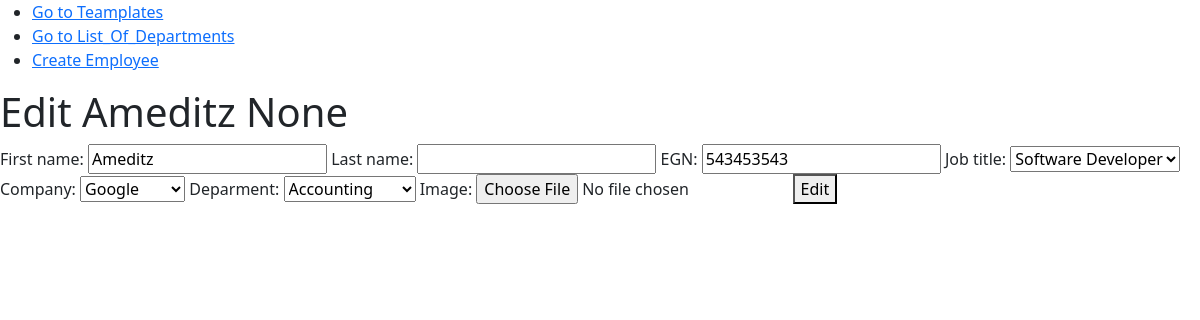
/department/edit/4/, run on an earlier commit of the app's database.
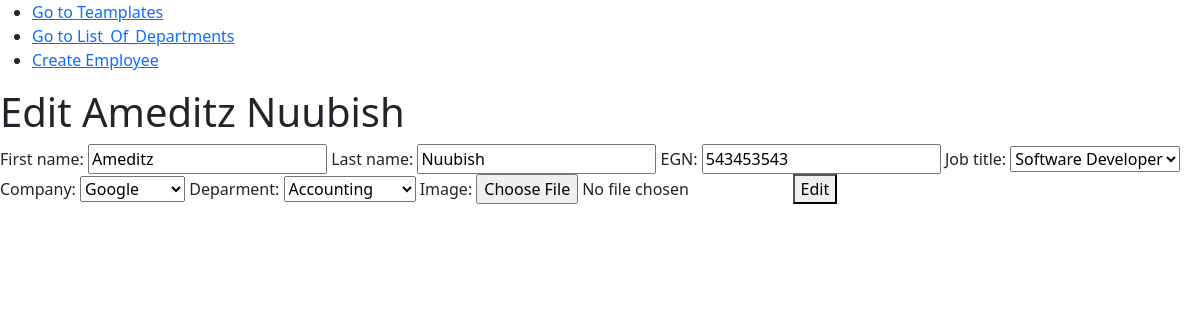
And on a later commit of the database.
### employees/models.py (models this page shows, shortened)
class Employee(models.Model):
    SOFTWARE_DEVELOPER = 1
    QA_ENGINEER=2
    DEVOPS_SPECIALIST = 3
    SOFT_UNI = 'Softuni'
    GOOGLE = 'Google'
    FACEBOOK = 'FACEBOOK'
    COMPANIES=(
        SOFT_UNI,
        GOOGLE,
        FACEBOOK,
    )
    first_name= models.CharField(
        max_length=30,
    )
    last_name=models.CharField(
        max_length=40,
        null=True,
        blank=True,
    )
    egn = models.CharField(
        default='',
        max_length=10,
        unique=True,
        verbose_name='EGN',
        validators=[MinLengthValidator(10)]
    )
    job_title=models.IntegerField(
        default='',
        choices=(
            (SOFTWARE_DEVELOPER,'Software Developer'),
            (QA_ENGINEER,'QA Engineer'),
            (DEVOPS_SPECIALIST,'DevOps Specialist')
        )
    )
    company = models.CharField(
        max_length=max(len(c) for c in COMPANIES),
        choices=((c,c) for c in COMPANIES)
    )
    deparment = models.ForeignKey(Department,on_delete=models.CASCADE)
    image = models.ImageField(
        null=True,
        blank=True,
        upload_to='profiles',
    )
    class Meta:
        ordering = ('id',)

### employees/views.py (the view)
# urls.py: path('edit/<int:pk>/',edit_employee,name='edit_employee')
def edit_employee(request,pk):
    employee = Employee.objects.get(pk=pk)
    if request.method == 'POST':
        employee_form = EditEmployeeForm(request.POST,request.FILES, instance=employee)
        if employee_form.is_valid():
            employee_form.save()
            return redirect('create_employee')
    else:
        employee_form = EditEmployeeForm(instance=employee)
    context = {
        'employee': employee,
        'employee_form': employee_form,
    }
    return render(request, 'edit.html', context)

### employees/views.py
class EditEmployeeForm(EmployeeForm):
    class Meta:
        model = Employee
        fields = '__all__'
        widgets={
            'egn':forms.TextInput(
                attrs={"readonly":"readonly"}
            )
        }

### employees/models.py (called while the page is built)
    def __str__(self):
        return self.name

### employees/templates/edit.html (shortened to what this page needs)
{% extends 'base.html' %}
{% block content %}
<h1> Edit {{ employee.first_name }} {{ employee.last_name }} </h1>
<form action="{% url 'edit_employee' employee.pk %}" enctype="multipart/form-data" method="post">
      {{ employee_form }}
      <button>Edit</button>
  </form>
{% endblock %}

What changed in the data, as far as the page shows it:
changed Employee "Ameditz": last_name "None" → "Nuubish"; last_name (not shown) → "Nuubish"
